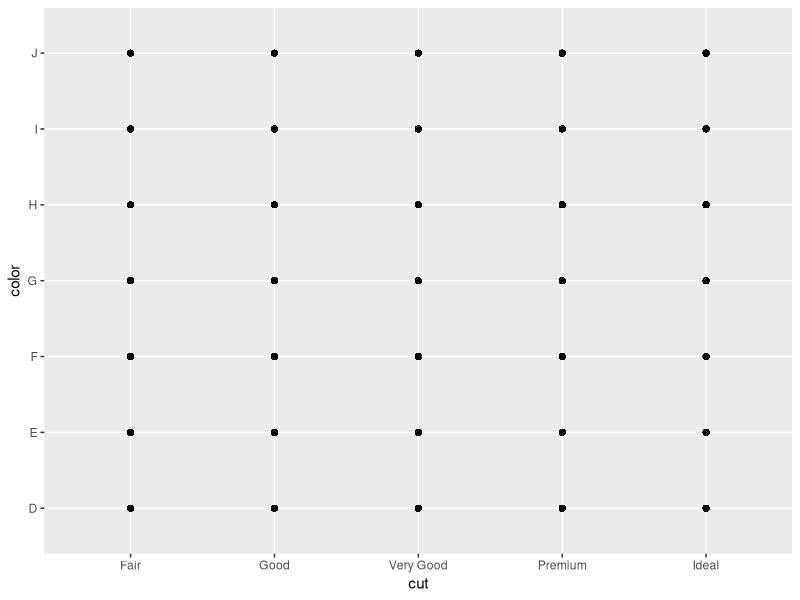

The R script that drew this image:
library(ggplot2)
library(dplyr)

data("diamonds")

draw_points <- function(dat, var) {
  
  mycall <- match.call()
  
  colnames(dat)[colnames(dat) == var] <- "var"
  
  ggplot(dat, aes(x = cut, y = var)) +
    ylab(var) + 
    geom_point()
  
}

draw_points(diamonds, var="color")
